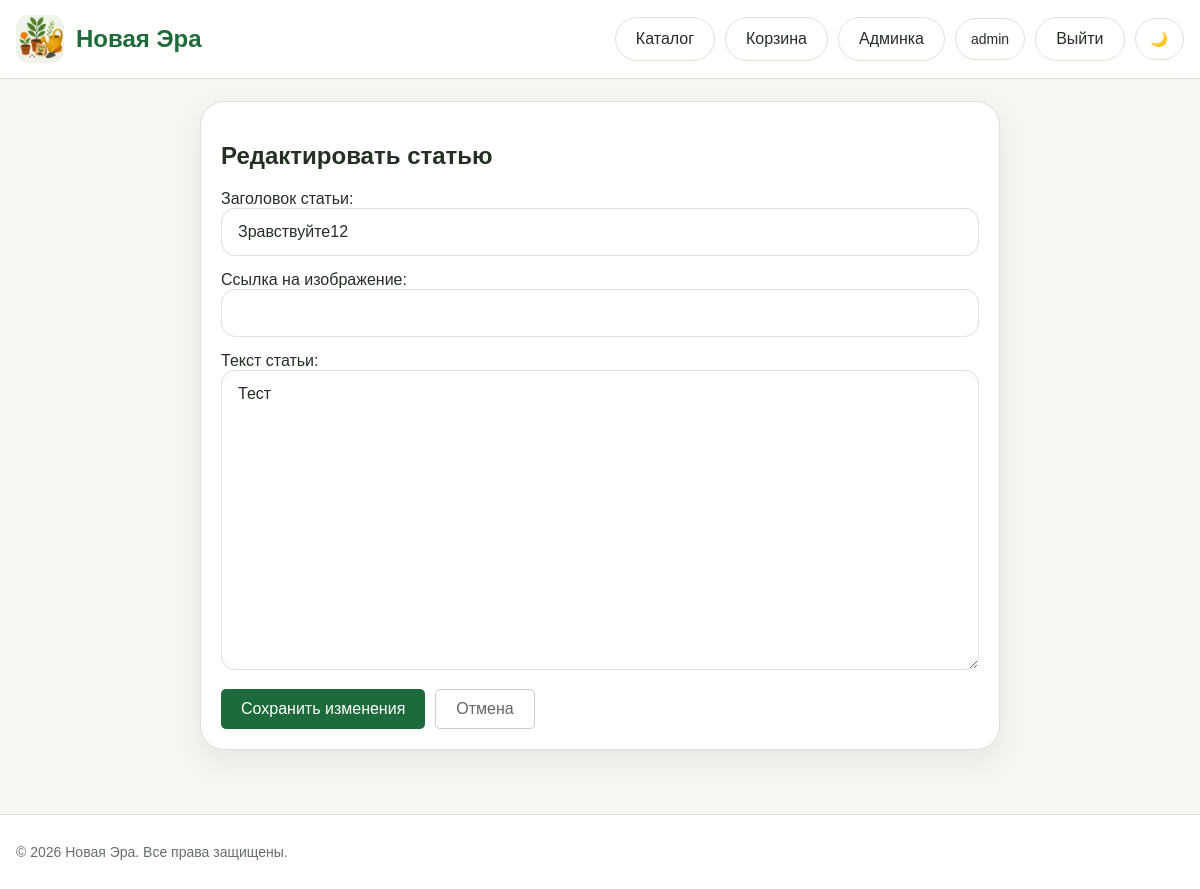
Page /admin/edit_post/1 (signed in) on the earlier database version.
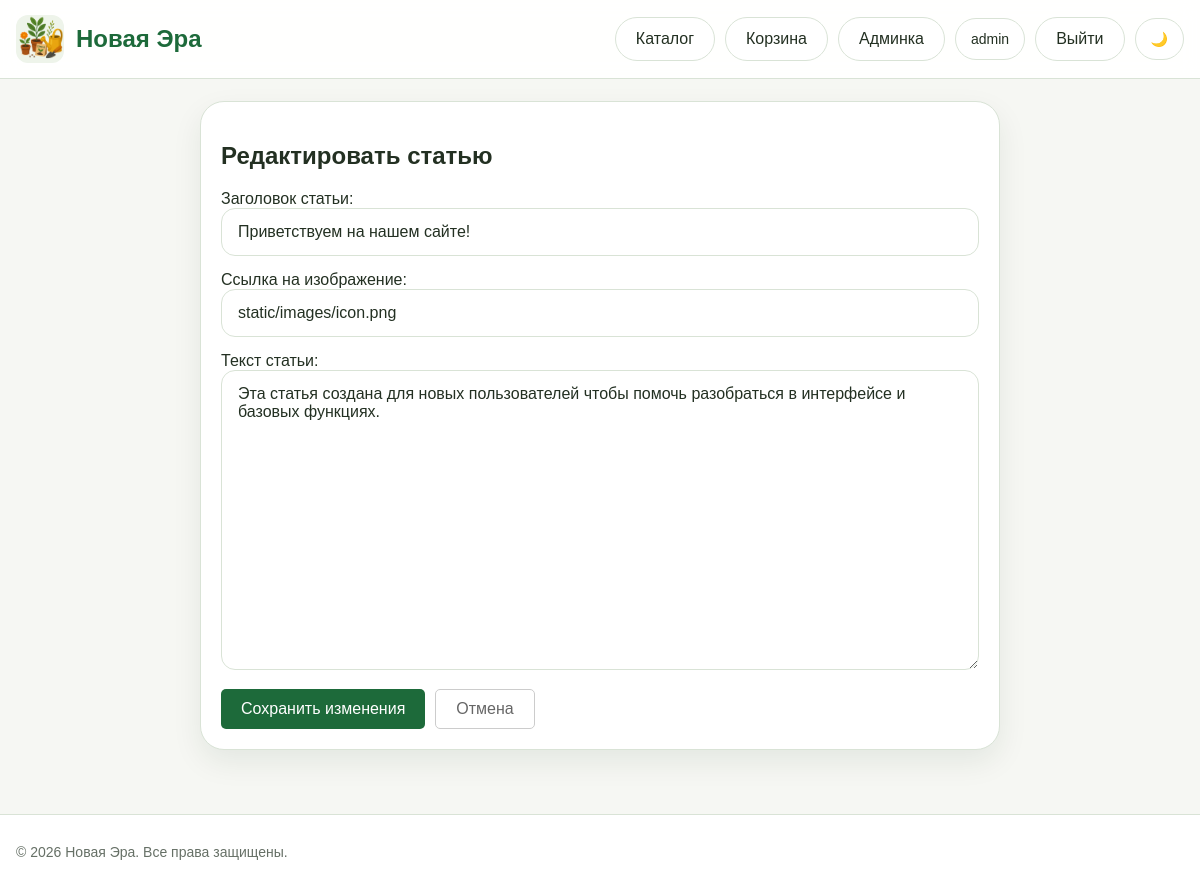
Same page on the later database version.
### models.py (models this page shows)
class Post(db.Model):
    __tablename__ = 'post'
    id = db.Column(db.Integer, primary_key=True)
    title = db.Column(db.String(200), nullable=False)
    content = db.Column(db.Text, nullable=False)
    date_posted = db.Column(db.DateTime, default=datetime.now)
    image_post = db.Column(db.String(255))
    product_id = db.Column(db.Integer, db.ForeignKey('products.id'), nullable=True)
    related_product = db.relationship('Product', backref='posts')

### routes.py (the view, shortened to what this page needs)
@bp.route("/admin/edit_post/<int:post_id>", methods=["GET", "POST"])
@login_required
def edit_post(post_id):
    post = Post.query.get_or_404(post_id)
    return render_template("admin_post_form.html", post=post, title="Редактировать статью")

### routes.py (called while the page is built)
@login_manager.user_loader
def load_user(user_id: str):
    try:
        return db.session.get(User, int(user_id))
    except:
        return None

### templates/admin_post_form.html (shortened to what this page needs)
{% extends "base.html" %}
{% block content %}
<div class="form-container" style="max-width: 800px; margin: 0 auto; padding: 20px;">
    <h2>{{ title }}</h2>
    <form method="POST">
        <div style="margin-bottom: 15px;">
            <label>Заголовок статьи:</label>
            <input type="text" name="title" value="{{ post.title if post else '' }}" required class="search-input" style="width: 100%;">
        </div>
        <div style="margin-bottom: 15px;">
            <label>Ссылка на изображение:</label>
            <input type="text" name="image_post" value="{{ post.image_post if post else '' }}" class="search-input" style="width: 100%;">
        </div>
        <div style="margin-bottom: 15px;">
            <label>Текст статьи:</label>
            <textarea name="content" required class="search-input" style="width: 100%; height: 300px; resize: vertical;">{{ post.content if post else '' }}</textarea>
        </div>
        <div style="display: flex; gap: 10px;">
            <button type="submit" class="search-btn" style="background: var(--brand); color: white; border: none; padding: 10px 20px; border-radius: 5px; cursor: pointer;">
                Сохранить изменения
            </button>
            <a href="{{ url_for('main.admin') }}" class="top-link" style="text-decoration: none; padding: 10px 20px; border: 1px solid #ccc; border-radius: 5px; color: #666;">
                Отмена
            </a>
        </div>
    </form>
</div>
{% endblock %}

Differences in the rows shown:
changed Post: title "Зравствуйте12" → "Приветствуем на нашем сайте!"; image_post (not shown) → "static/images/icon.png"; content "Тест" → "Эта статья создана для новых пользователей чтобы помочь разобраться в интерфейсе и базовых функциях."
